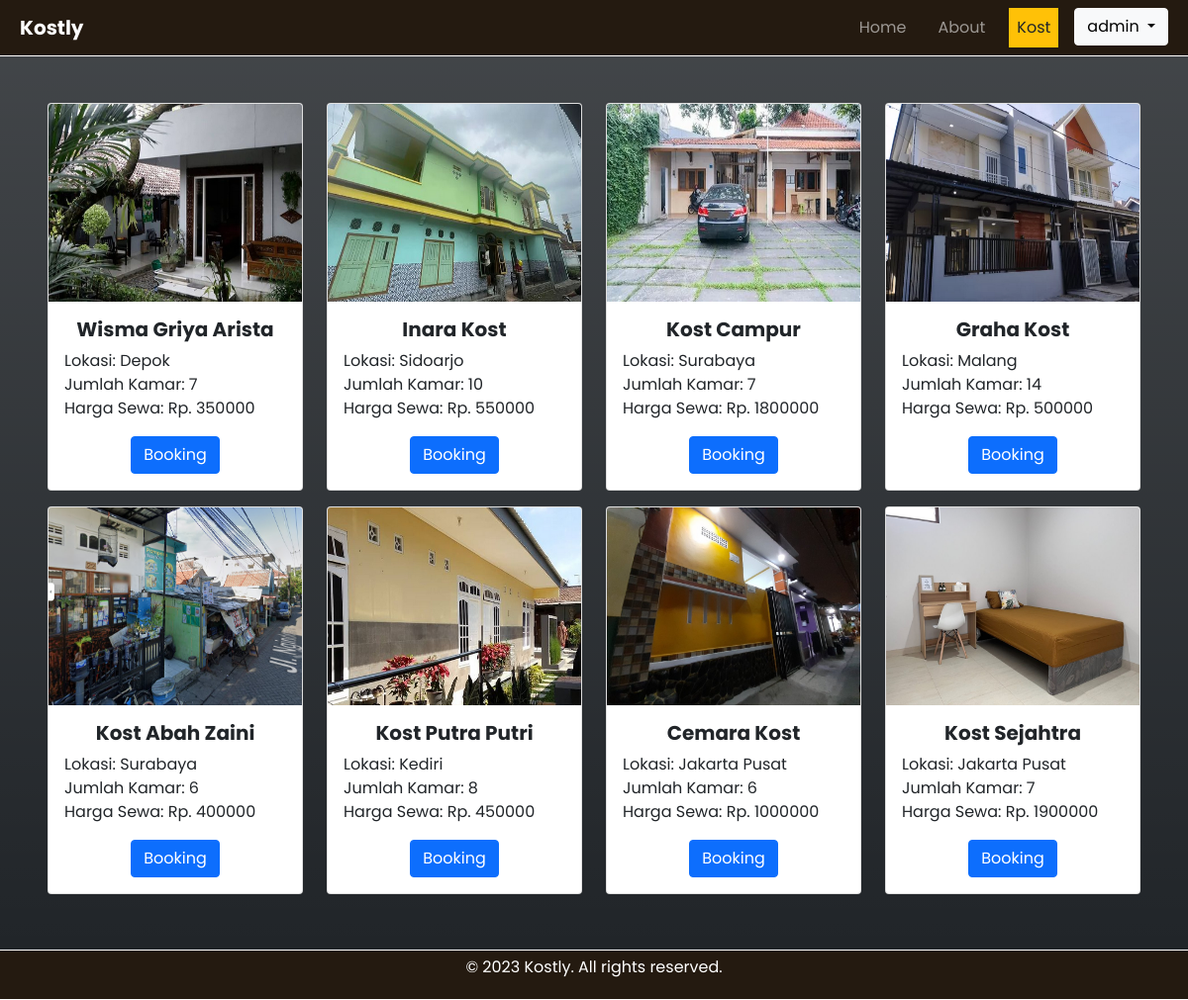
The page /pages/pengguna/kost.php (signed in) on the database its author committed.
### tables this page shows
CREATE TABLE `pengguna` (
  `id_pengguna` int(5) NOT NULL,
  `username` varchar(15) NOT NULL,
  `password` varchar(15) NOT NULL,
  `nama_pengguna` varchar(20) NOT NULL,
  `ttl` varchar(40) NOT NULL,
  `alamat_pengguna` varchar(30) NOT NULL,
  `no_hp` int(12) NOT NULL,
  `role` varchar(10) NOT NULL
);

CREATE TABLE `kost` (
  `id_kost` varchar(5) NOT NULL,
  `nama` varchar(20) NOT NULL,
  `alamat` varchar(30) NOT NULL,
  `jumlah_kamar` int(3) NOT NULL,
  `harga_sewa` int(10) NOT NULL,
  `gambar` varchar(50) NOT NULL
);

### pages/pengguna/kost.php (the view, shortened to what this page needs)
<?php
include '../../conf/koneksi.php';
$page = "Kost";
?>
<!DOCTYPE html>
<html lang="en">
<head>
    <link href="https://cdn.jsdelivr.net/npm/bootstrap@5.0.2/dist/css/bootstrap.min.css" rel="stylesheet" />
    <link rel="stylesheet" href="../../assets/css/style.css" type="text/css" />
</head>
<body>
    <?php
    require_once "../../components/navbar.php";
    ?>
    <div class="container-xxl bg-dark bg-gradient mt-5 p-5">
            <div class="row d-flex justify-content-center">
                <?php
                include('../../conf/koneksi.php');
                $query = mysqli_query($conn, "SELECT * FROM kost");
                while ($row = mysqli_fetch_assoc($query)) :
                ?>
                    <div class="col-3 my-2">
                        <div class="card h-100 text-center">
                            <img src="../../assets/img/<?php echo $row['gambar']; ?>" class="card-img-top" alt="<?php echo $row['nama'] ?>" height="200px">
                            <div class="card-body">
                                <h5 class="card-title"><b><?php echo $row['nama']; ?></b></h5>
                                <p class="card-text" style="text-align: left;">Lokasi: <?php echo $row['alamat']; ?><br />
                                    Jumlah Kamar: <?php echo $row['jumlah_kamar']; ?><br />Harga Sewa: Rp. <?php echo $row['harga_sewa']; ?></p>
                                <?php echo '<a class="btn btn-primary" href="./booking.php?id_kost=' . $row['id_kost'] . '">Booking</a>' ?>
                            </div>
                        </div>
                    </div>
                <?php endwhile; ?>
        </div>
    </div>
    <?php
    require_once "../../components/footer.php";
    ?>
</body>
</html>

### components/navbar.php
<nav class="navbar navbar-expand-lg p-2 navbar-dark fixed-top">
    <div class="container-fluid d-flex align-items-center">
        <div class="navbar-brand">
            <b>Kostly</b>
        </div>
        <div class="collapse navbar-collapse space d-flex flex-row-reverse" id="navbarNav">
            <ul class="navbar-nav fw-semibold">
                <li class="nav-item ms-3">
                    <a <?php echo ($page == 'Home') ? "class= 'nav-link bg-warning text-dark'" : "class= 'nav-link'" ?> href="home.php">Home</a>
                </li>
                <li class="nav-item ms-3">
                    <a <?php echo ($page == 'About') ? "class= 'nav-link bg-warning text-dark'" : "class= 'nav-link'" ?> href="about.php">About</a>
                </li>
                <li class="nav-item ms-3">
                    <a <?php echo ($page == 'Kost') ? "class= 'nav-link bg-warning text-dark'" : "class= 'nav-link'" ?> href="kost.php">Kost</a>
                </li>
                <?php
                if (!isset($_SESSION['username'])) {
                    echo '
                    <div class="dropdown ms-3">
                        <button class="btn btn-light dropdown-toggle" type="button" data-bs-toggle="dropdown" aria-expanded="false">
                            Guest
                        </button>
                        <ul class="dropdown-menu bg-primary dropdown-menu-end">
                            <li>
                                <a href="../auth/login.php" class="dropdown-item bg-primary text-white">Login</a>
                            </li>
                        </ul>
                    </div>';
                } else {
                    $login = $_SESSION['username'];
                    $sql = "SELECT nama_pengguna, alamat_pengguna, ttl, no_hp FROM pengguna WHERE username = '$login'";
                    $result = $conn->query($sql);
                    if ($result->num_rows > 0) {
                        while ($row = $result->fetch_assoc()) {
                            $nama = $row['nama_pengguna'];
                        }
                    }
                    echo '
                    <div class="dropdown ms-3">
                        <button class="btn btn-light dropdown-toggle" type="button" data-bs-toggle="dropdown" aria-expanded="false">
                            '.$nama.'
                        </button>
                        <ul class="dropdown-menu bg-danger dropdown-menu-end">
                            <li>
                                <a href="../../conf/logout.php" class="dropdown-item bg-danger text-white">Logout</a>
                            </li>
                        </ul>
                    </div>';
                }
                ?>
            </ul>
        </div>
    </div>
</nav>

### assets/css/style.css (style rules this page uses)
* { margin: 0; padding: 0; box-sizing: border-box; font-family: "Poppins", sans-serif; scroll-behavior: smooth; }
nav { background-color: #241A10; border-bottom: 1px solid white; }

### rows shown on the page
pengguna: nama_pengguna "admin"
kost: gambar (picture), nama "Wisma Griya Arista", alamat "Depok", jumlah_kamar "7", harga_sewa "350000"
kost: gambar (picture), nama "Inara Kost", alamat "Sidoarjo", jumlah_kamar "10", harga_sewa "550000"
kost: gambar (picture), nama "Kost Campur", alamat "Surabaya", jumlah_kamar "7", harga_sewa "1800000"
kost: gambar (picture), nama "Graha Kost", alamat "Malang", jumlah_kamar "14", harga_sewa "500000"
kost: gambar (picture), nama "Kost Abah Zaini", alamat "Surabaya", jumlah_kamar "6", harga_sewa "400000"
kost: gambar (picture), nama "Kost Putra Putri", alamat "Kediri", jumlah_kamar "8", harga_sewa "450000"
kost: gambar (picture), nama "Cemara Kost", alamat "Jakarta Pusat", jumlah_kamar "6", harga_sewa "1000000"
kost: gambar (picture), nama "Kost Sejahtra", alamat "Jakarta Pusat", jumlah_kamar "7", harga_sewa "1900000"
